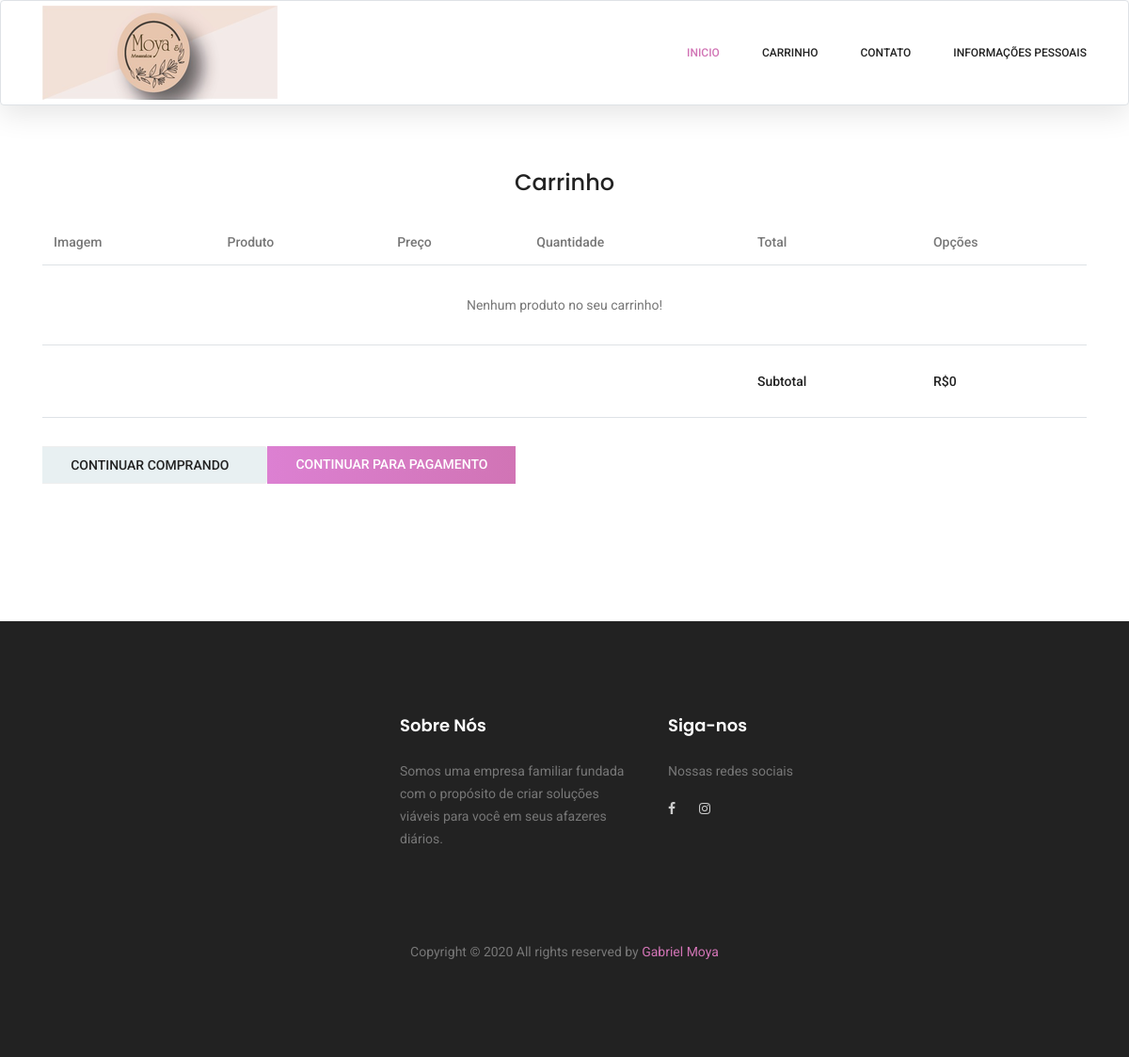
Before: /carrinho/ (signed in) with the older database file.
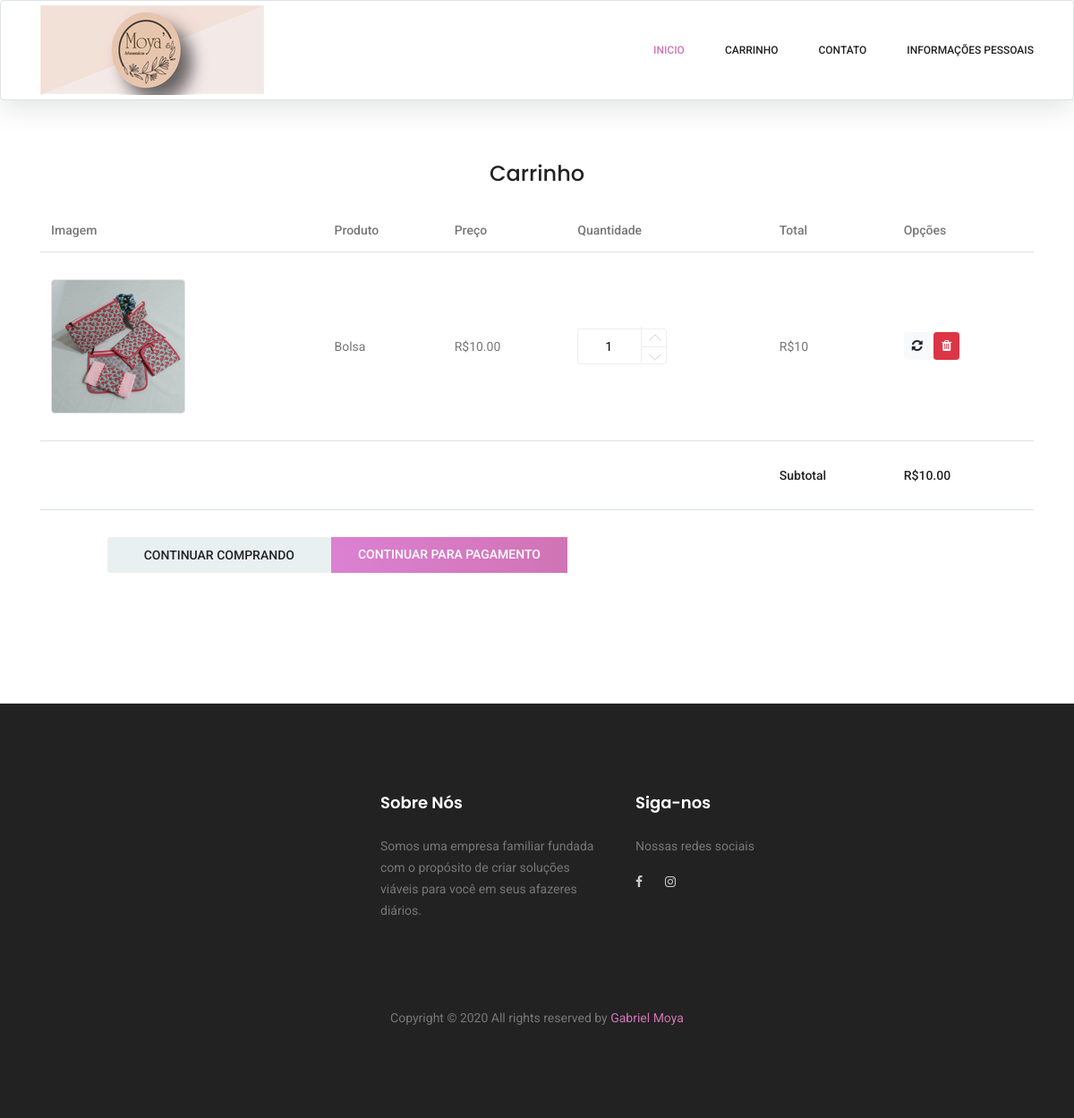
After: the same page with the newer database file.
### clientes/models.py (models this page shows, shortened)
class Carrinho(models.Model):
    quantidade = models.IntegerField()
    valor_unid = models.DecimalField(max_digits=50, decimal_places=2)
    produto = models.ForeignKey(Produto, on_delete=models.PROTECT)
    usuario = models.ForeignKey(User, on_delete=models.PROTECT)

### cadastros/models.py (models this page shows, shortened)
class Produto(models.Model):
    codigo = models.CharField(max_length=100)
    nome = models.CharField(max_length=100)
    descricao = models.CharField(max_length=100)
    estoque = models.IntegerField()
    valorVenda = models.DecimalField(max_digits=50, decimal_places=2)
    imagem = models.ImageField(upload_to="imagens/%Y/%m/%d/", max_length=255, null=True, blank=True)
    categoria = models.ForeignKey(Categoria, on_delete=models.PROTECT)

### clientes/views.py (the view)
# urls.py: path('carrinho/', CarrinhoList.as_view(), name="clientes-carrinho"),
class CarrinhoList(LoginRequiredMixin, ListView):
    model = Carrinho
    template_name = "clientes/carrinho.html"
    def get_context_data(self, *args, **kwargs):
        context = super().get_context_data(*args, **kwargs)
        carrinho = Carrinho.objects.filter(usuario=self.request.user)
        total = 0
        for c in carrinho:
            total += c.valor_unid * c.quantidade
        context["carrinho"] = carrinho
        context["valor"] = total
        return context

### clientes/templates/clientes/carrinho.html (shortened to what this page needs)
{% extends 'clientes/formulario.html' %}
{% load static %}
{%block conteudo%}
<br>
<br>
<br>
<section class="cart_area">
    <h3 class="text-center mt-2 mb-4">Carrinho</h3>
    <div class="container">
        <div class="cart_inner">
            <div class="table-responsive">
                <table class="table">
                    <thead>
                        <tr>
                            <th scope="col">Imagem</th>
                            <th scope="col">Produto</th>
                            <th scope="col">Preço</th>
                            <th scope="col">Quantidade</th>
                            <th scope="col">Total</th>
                            <th scope="col">Opções</th>
                        </tr>
                    </thead>
                    <tbody>
                        {% for c in carrinho %}
                        <tr>
                            <td>
                                <img src="{{ c.produto.imagem.url }}" class="border rounded" width="150" />
                            </td>
                            <td>{{c.produto.nome}}</td>
                            <td>R${{c.valor_unid|floatformat:2}}</td>
                            <td>
                                <div class="product_count">
                                    <input type="text" name="qtde" maxlength="12" value="{{c.quantidade}}" title="Quantidade:" class="input-text qty">
                                    <button class="increase items-count btn-mais" type="button"><i class="lnr lnr-chevron-up"></i></button>
                                    <button class="reduced items-count btn-menos" type="button"><i class="lnr lnr-chevron-down"></i></button>
                                </div>
                            </td>
                            <td>R${% widthratio c.valor_unid 1 c.quantidade %}</td>
                            <td>
                                <a class="btn btn-light btn-sm btn-atualizar" href="{% url 'atualizar-carrinho' c.pk 1 %}"><i class="fa fa-refresh" aria-hidden="true"></i></a>
                                <a href="{% url 'deletar-produto' c.pk %}" class="btn btn-danger btn-sm" title="Remover">
                                    <i class="fa fa-trash" aria-hidden="true"></i>
                                </a>
                            </td>
                        </tr>
                        {% empty %}
                        <tr>
                            <td colspan="6" class="text-center">
                                Nenhum produto no seu carrinho!
                            </td>
                        </tr>
                        {% endfor %}
                        <tr>
                            <td colspan="4"></td>
                            <td>
                                <h5>Subtotal</h5>
                            </td>
                            <td>
                                <h5>R${{ valor }} </h5>
                            </td>
                        </tr>
                        <tr class="out_button_area">
                            <td>
                            </td>
                            <td colspan="4">
                                <div class="checkout_btn_inner d-flex align-items-center">
                                    <a class="gray_btn" href="{% url 'clientes-index' %}">Continuar comprando</a>
                                    <a class="primary-btn" href="{% url 'clientes-pagamento'  %}">Continuar para Pagamento</a>
                                </div>
                            </td>
                        </tr>
                    </tbody>
                </table>
            </div>
        </div>
    </div>
</section>
{%endblock%}

Changed rows visible on the page:
added Carrinho: produto.imagem (picture), produto.nome "Bolsa", valor_unid "10.00", qtde "1", valor_unid+quantidade "10"
Other visible differences:
{{ valor }}: "0" → "10.00"
text no longer shown: "Nenhum produto no seu carrinho!"
